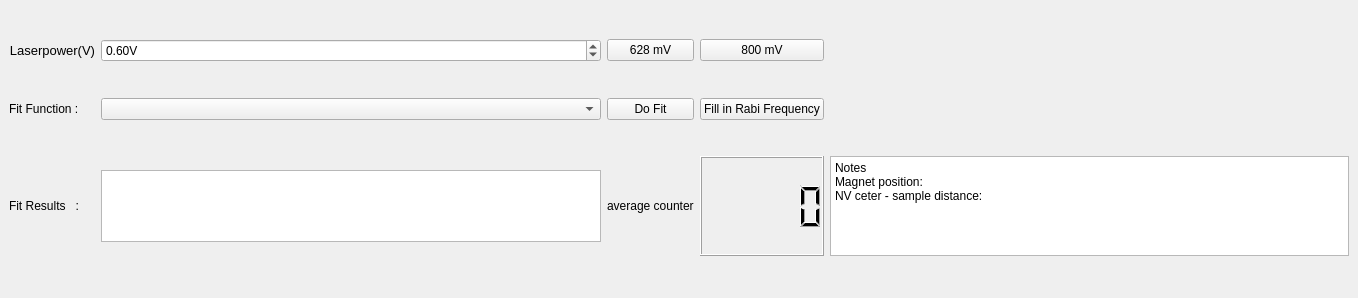
  <widget class="QDockWidget" name="pulsed_fit_DockWidget">
   <property name="sizePolicy">
    <sizepolicy hsizetype="Fixed" vsizetype="Fixed">
     <horstretch>0</horstretch>
     <verstretch>0</verstretch>
    </sizepolicy>
   </property>
   <property name="minimumSize">
    <size>
     <width>1358</width>
     <height>298</height>
    </size>
   </property>
   <property name="maximumSize">
    <size>
     <width>500000</width>
     <height>500000</height>
    </size>
   </property>
   <property name="baseSize">
    <size>
     <width>0</width>
     <height>20</height>
    </size>
   </property>
   <property name="windowTitle">
    <string>Fit for Plot</string>
   </property>
   <attribute name="dockWidgetArea">
    <number>4</number>
   </attribute>
   <widget class="QWidget" name="dockWidgetContents_5">
    <property name="sizePolicy">
     <sizepolicy hsizetype="Minimum" vsizetype="Minimum">
      <horstretch>0</horstretch>
      <verstretch>0</verstretch>
     </sizepolicy>
    </property>
    <layout class="QHBoxLayout" name="horizontalLayout_4">
     <item>
      <layout class="QGridLayout" name="gridLayout_2">
       <item row="0" column="5">
        <widget class="QPushButton" name="laser_button_high">
         <property name="text">
          <string>800 mV</string>
         </property>
         <property name="checkable">
          <bool>true</bool>
         </property>
        </widget>
       </item>
       <item row="0" column="2">
        <widget class="QPushButton" name="laser_button_cw">
         <property name="text">
          <string>628 mV</string>
         </property>
         <property name="checkable">
          <bool>true</bool>
         </property>
        </widget>
       </item>
       <item row="3" column="1">
        <widget class="QTextBrowser" name="fit_results_DisplayWidget">
         <property name="sizePolicy">
          <sizepolicy hsizetype="Fixed" vsizetype="Fixed">
           <horstretch>0</horstretch>
           <verstretch>0</verstretch>
          </sizepolicy>
         </property>
         <property name="minimumSize">
          <size>
           <width>500</width>
           <height>0</height>
          </size>
         </property>
         <property name="baseSize">
          <size>
           <width>0</width>
           <height>1</height>
          </size>
         </property>
         <property name="sizeAdjustPolicy">
          <enum>QAbstractScrollArea::AdjustToContents</enum>
         </property>
         <property name="tabChangesFocus">
          <bool>true</bool>
         </property>
        </widget>
       </item>
       <item row="2" column="0">
        <widget class="QLabel" name="label_9">
         <property name="sizePolicy">
          <sizepolicy hsizetype="Fixed" vsizetype="Minimum">
           <horstretch>0</horstretch>
           <verstretch>0</verstretch>
          </sizepolicy>
         </property>
         <property name="text">
          <string>Fit Function :</string>
         </property>
        </widget>
       </item>
       <item row="0" column="0">
        <widget class="QLabel" name="label_80">
         <property name="font">
          <font>
           <pointsize>10</pointsize>
          </font>
         </property>
         <property name="text">
          <string>Laserpower(V)</string>
         </property>
         <property name="alignment">
          <set>Qt::AlignRight|Qt::AlignTrailing|Qt::AlignVCenter</set>
         </property>
        </widget>
       </item>
       <item row="2" column="5">
        <widget class="QPushButton" name="fill_puls_times_pushButton">
         <property name="text">
          <string>Fill in Rabi Frequency</string>
         </property>
         <property name="checkable">
          <bool>false</bool>
         </property>
         <property name="autoRepeat">
          <bool>true</bool>
         </property>
        </widget>
       </item>
       <item row="2" column="2">
        <widget class="QPushButton" name="do_fit_PushButton">
         <property name="sizePolicy">
          <sizepolicy hsizetype="Minimum" vsizetype="Fixed">
           <horstretch>0</horstretch>
           <verstretch>0</verstretch>
          </sizepolicy>
         </property>
         <property name="autoFillBackground">
          <bool>false</bool>
         </property>
         <property name="text">
          <string>Do Fit</string>
         </property>
         <property name="autoRepeat">
          <bool>true</bool>
         </property>
        </widget>
       </item>
       <item row="3" column="0">
        <widget class="QLabel" name="label_12">
         <property name="sizePolicy">
          <sizepolicy hsizetype="Fixed" vsizetype="Fixed">
           <horstretch>0</horstretch>
           <verstretch>0</verstretch>
          </sizepolicy>
         </property>
         <property name="text">
          <string>Fit Results   :</string>
         </property>
        </widget>
       </item>
       <item row="2" column="1">
        <widget class="FitSettingsComboBox" name="fit_methods_ComboBox">
         <property name="sizePolicy">
          <sizepolicy hsizetype="Minimum" vsizetype="Fixed">
           <horstretch>0</horstretch>
           <verstretch>0</verstretch>
          </sizepolicy>
         </property>
        </widget>
       </item>
       <item row="3" column="5">
        <widget class="QLCDNumber" name="curr_av_DisplayWidget"/>
       </item>
       <item row="3" column="2">
        <widget class="QLabel" name="label_13">
         <property name="sizePolicy">
          <sizepolicy hsizetype="Fixed" vsizetype="Fixed">
           <horstretch>0</horstretch>
           <verstretch>0</verstretch>
          </sizepolicy>
         </property>
         <property name="text">
          <string>average counter</string>
         </property>
        </widget>
       </item>
       <item row="0" column="1">
        <widget class="ScienDSpinBox" name="laser_power_2">
         <property name="readOnly">
          <bool>false</bool>
         </property>
         <property name="suffix">
          <string>V</string>
         </property>
         <property name="decimals">
          <number>2</number>
         </property>
         <property name="maximum">
          <double>0.950000000000000</double>
         </property>
         <property name="singleStep">
          <double>0.010000000000000</double>
         </property>
         <property name="value">
          <double>0.600000000000000</double>
         </property>
        </widget>
       </item>
       <item row="2" column="7">
        <spacer name="horizontalSpacer_12">
         <property name="orientation">
          <enum>Qt::Horizontal</enum>
         </property>
         <property name="sizeHint" stdset="0">
          <size>
           <width>40</width>
           <height>20</height>
          </size>
         </property>
        </spacer>
       </item>
       <item row="3" column="7">
        <widget class="QPlainTextEdit" name="plaintext_field">
         <property name="sizePolicy">
          <sizepolicy hsizetype="Fixed" vsizetype="Fixed">
           <horstretch>0</horstretch>
           <verstretch>0</verstretch>
          </sizepolicy>
         </property>
         <property name="maximumSize">
          <size>
           <width>16700</width>
           <height>100</height>
          </size>
         </property>
         <property name="plainText">
          <string>Notes
Magnet position:
NV ceter - sample distance: 

</string>
         </property>
        </widget>
       </item>
      </layout>
     </item>
    </layout>
   </widget>
  </widget>
